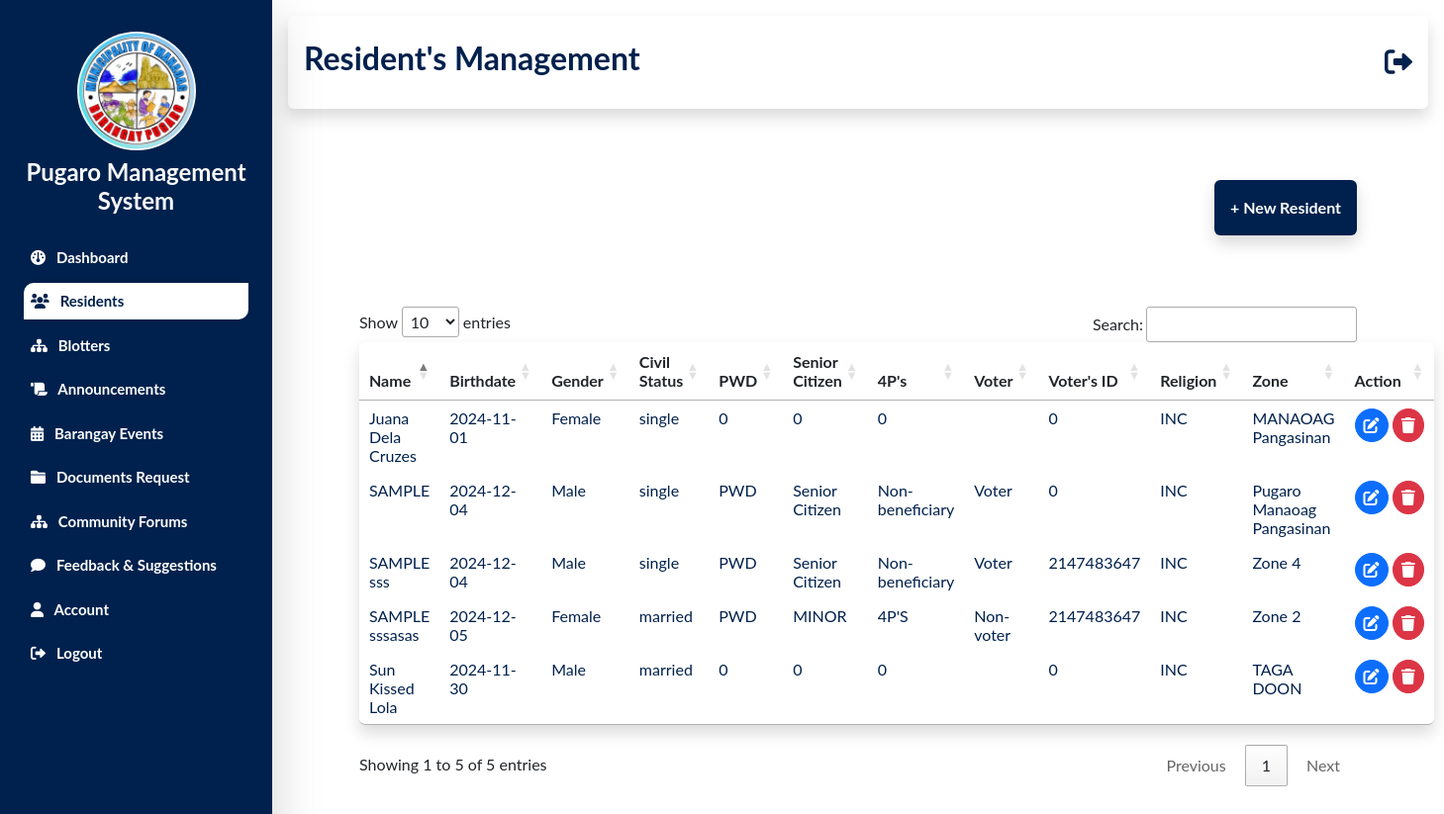
The page /admin/resident.php (signed in) on the database its author committed.
### tables this page shows
CREATE TABLE `resident` (
  `id` int(50) NOT NULL,
  `name` varchar(50) NOT NULL,
  `bdate` date NOT NULL,
  `civilstatus` varchar(100) NOT NULL,
  `religion` varchar(100) NOT NULL,
  `gender` varchar(50) NOT NULL,
  `address` varchar(50) NOT NULL,
  `created_at` datetime NOT NULL DEFAULT current_timestamp(),
  `updated_at` datetime NOT NULL DEFAULT current_timestamp(),
  `pwd` varchar(200) NOT NULL,
  `senior_citizen` varchar(200) NOT NULL,
  `4ps` varchar(200) NOT NULL,
  `voter` varchar(200) NOT NULL,
  `voterid` int(50) DEFAULT NULL,
  `Is4ps` int(11) NOT NULL
);

### admin/resident.php (the view, shortened to what this page needs)
<?php
require_once '../conn/conn.php';
include 'layout.php';
?>
<div class="navbar shadow rounded">
    <div class="navbar-title">
        <h2 class="title fw-bold p-3"> Resident's Management</h3>
    </div>
    <div class="navbar-info">
        <a href="logout.php" class="logout m-3 h3 fw-bold"><i class="fa-solid fa-right-from-bracket"></i></a>
    </div>
</div>
<div class="p-5 m-4 float-end">
  <button  data-bs-toggle="modal" data-bs-target="#addresident" class="addresident border-0 rounded p-3 shadow fw-bold">+ New Resident</button>
</div>
<div class="m-4 p-5">
    <table  class=" shadow rounded table mb-3 mt-3"  id="table_id">
        <thead>
            <tr>
                <th>Name</th>
                <th>Birthdate</th>
                <th>Gender</th>
                <th>Civil Status</th>
                <th>PWD</th>
                <th>Senior Citizen</th>
                <th>4P's</th>
                <th>Voter</th>
                <th>Voter's ID</th>
                <th>Religion</th>
                <th>Zone</th>
                <th>Action</th>
            </tr>
        </thead>
        <tbody>
        <?php
$sql = "SELECT * FROM resident";
$result = mysqli_query($conn, $sql);
if (mysqli_num_rows($result) > 0) {
    while ($row = $result->fetch_assoc()) { ?>
        <tr>
            <td><?= $row['name'] ?></td>
            <td><?= $row['bdate'] ?></td>
            <td><?= $row['gender'] ?></td>
            <td><?= $row['civilstatus'] ?></td>
            <td><?= $row['pwd'] ?></td>
            <td><?= $row['senior_citizen'] ?></td>
            <td><?= $row['4ps'] ?></td>
            <td><?= $row['voter'] ?></td>
            <td><?= $row['voterid'] ?></td>
            <td><?= $row['religion'] ?></td>
            <td><?= $row['address'] ?></td>
            <td class="text-nowrap">
                    <button type="button" id="edit_resident" data-bs-toggle="modal" data-bs-target="#edit_resident<?php echo $row['id'] ?>" class="btn p-2 rounded-circle btn-primary">
                        <i class="fas fa-edit"></i>
                    </button>
                    <button type="button" id="deletebtn" data-bs-toggle="modal" data-bs-target="#delete_resident" data-resident-id="<?php echo $row['id'] ?>" class="btn rounded-circle p-2 btn-danger">
                        <i class="fas fa-trash"></i>
                    </button>
            </td>
        </tr>
</div>
    <?php
    }
}
?>

### includes/include.php (shortened to what this page needs)
<link href="https://cdnjs.cloudflare.com/ajax/libs/font-awesome/6.0.0/css/all.min.css" rel="stylesheet" />
<link href="https://cdn.jsdelivr.net/npm/bootstrap@5.2.2/dist/css/bootstrap.min.css" rel="stylesheet">
<link rel="stylesheet" type="text/css" href="https://cdn.datatables.net/1.12.1/css/jquery.dataTables.css">

### admin/layout.php (shortened to what this page needs)
<?php
require_once '../includes/include.php';
?>
<!DOCTYPE html>
<html>
<head>
</head>
<body>
<div id="sidebar" class="sidebar shadow-lg">
    <div class="mt-2 p-3  fw-bold ">
        <div>
            <center>
            <img src="../includes/logo/logo.gif" class="rounded-circle m-2" height="120px" width="120px" alt="">
            <h4 class="text-light fw-bold mb-4">Pugaro Management System</h5>
            </center>
        </div>
        <a href="home.php" class="home m-2 nav-link"><i class="fa-solid fa-gauge"></i>&nbsp;&nbsp; Dashboard</a>
        <a href="resident.php" class="resident m-2 nav-link "><i class="fa-solid fa-users"></i>&nbsp;&nbsp; Residents</a>
        <a href="blotter.php" class="blotter m-2 nav-link "><i class="fa-solid fa-sitemap"></i>&nbsp;&nbsp; Blotters</a>
        <a href="announcement.php" class="announcement m-2 nav-link "><i class="fa-solid fa-scroll"></i>&nbsp;&nbsp; Announcements</a>
        <a href="event.php" class="events m-2 nav-link "><i class="fa-solid fa-calendar-days"></i>&nbsp;&nbsp; Barangay Events</a>
        <a href="application.php" class="application m-2 nav-link "><i class="fa-solid fa-folder"></i>&nbsp;&nbsp; Documents Request</a>
        <a href="forum.php" class="forum m-2 nav-link "><i class="fa-solid fa-sitemap"></i>&nbsp;&nbsp; Community Forums</a>
        <a href="feedback.php" class="feedback m-2 nav-link "><i class="fa-solid fa-comment"></i>&nbsp;&nbsp; Feedback & Suggestions</a>
        <a href="account.php" class="m-2 account"><i class="fa-solid fa-user"></i>&nbsp;&nbsp; Account</a>
        <a href="logout.php" class="m-2"><i class="fa-solid fa-right-from-bracket"></i>&nbsp;&nbsp; Logout</a>
    </div>
    </div>
<div id="main">
        <div id="page-content">

### admin/layout.php (style rules this page uses)
body { font-family: "Lato", sans-serif; }
.sidebar { height: 100%; width: 0; position: fixed; z-index: 1; top: 0; left: 0; background-color: #00214D; overflow-x: hidden; }
.logout, .title { text-decoration: none; color: #00214D; }
.sidebar a { color: white; text-decoration: none; font-size: 15px; display: block; margin: 2px; padding: 7px; border-bottom-right-radius: 10px; border-top-left-radius: 10px; }
#main { transition: margin-left .5s; padding: 16px; }
#sidebar { width: 275px; }
#main { margin-left: 275px; }

### admin/resident.php (style rules this page uses)
.sidebar a.resident { color: #00214D; background-color: white; box-shadow: 0px 0px 10px -3px rgba(0,0,0,0.20); }
.addresident, .updateresident, .deleteresident { color: white; background-color: #00214D; }
.addresident, .updateresident, .deleteresident:hover { color: white; background-color: #00214D; }
.table th { border-bottom: 1px solid #ddd; border-top: none; border-left: none; border-right: none; font-weight:bold; }
.table td { border: none; color: #00214D; }

### rows shown on the page
resident: name "Juana Dela Cruzes", bdate "2024-11-01", gender "Female", civilstatus "single", pwd "0", senior_citizen "0", 4ps "0", voterid "0", religion "INC", address "MANAOAG Pangasinan"
resident: name "Sun Kissed Lola", bdate "2024-11-30", gender "Male", civilstatus "married", pwd "0", senior_citizen "0", 4ps "0", voterid "0", religion "INC", address "TAGA DOON"
resident: name "SAMPLE", bdate "2024-12-04", gender "Male", civilstatus "single", pwd "PWD", senior_citizen "Senior Citizen", 4ps "Non-beneficiary", voter "Voter", voterid "0", religion "INC", address "Pugaro Manaoag Pangasinan"
resident: name "SAMPLE sss", bdate "2024-12-04", gender "Male", civilstatus "single", pwd "PWD", senior_citizen "Senior Citizen", 4ps "Non-beneficiary", voter "Voter", voterid "2147483647", religion "INC", address "Zone 4"
resident: name "SAMPLE sssasas", bdate "2024-12-05", gender "Female", civilstatus "married", pwd "PWD", senior_citizen "MINOR", 4ps "4P'S", voter "Non-voter", voterid "2147483647", religion "INC", address "Zone 2"
